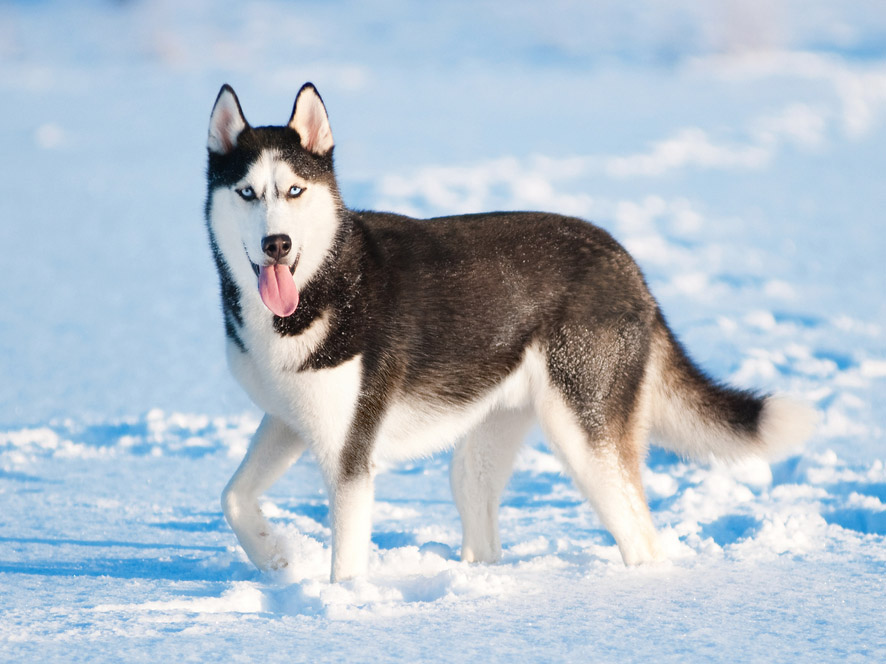
#> input picture 7.CNNObjectDetection/67.image_pyraimd/husky.jpg, 886 x 664 px, found by its file name
$ python sliding_windows.py
#> lines starting #> are read from the running program, lines starting #| are printed output that depends on the picture
# -*- coding: utf-8 -*-
import cv2
import matplotlib.pyplot as plt

def sliding_window(image, pixel_step, sizeOfArea):

    images_list = []

    for y in range(0, image.shape[0] - sizeOfArea[1], pixel_step):
        for x in range(0, image.shape[1] - sizeOfArea[0], pixel_step):

            images_list.append([x, y, image[y : y + sizeOfArea[1], x : x + sizeOfArea[0]]])

    return images_list

img = cv2.imread("C:\\Users\\CASPER\\Desktop\\OpenCV\\MyCodes\\7.CNNObjectDetection\\67.image_pyraimd\\husky.jpg")
#> img is the input picture: shape (664, 886, 3); mean B, G, R 203.8, 191, 177.8
print(img.shape)
#| (664, 886, 3)
img = cv2.cvtColor(img, cv2.COLOR_BGR2RGB)

a = 0
for i in sliding_window(img, 100, (200, 200)):
    print(i[0], i[1])
    plt.figure, plt.imshow(i[2]),plt.title(a), plt.show()
    a += 1
#> this loop made 35 passes
#| 0 0
#| 100 0
#| 200 0
#| 300 0
#| 400 0
#| 500 0
#| 600 0
#| 0 100
#> (further printed lines are left out)
#> pass 1, `plt.figure, plt.imshow(i[2]),plt.title(a), plt.show()`:
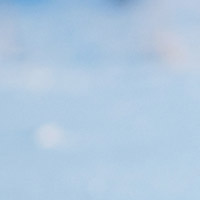
#> shown: shape (200, 200, 3); mean R, G, B 177.1, 201.6, 224.6
#> pass 2, `plt.figure, plt.imshow(i[2]),plt.title(a), plt.show()`:
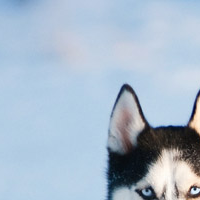
#> shown: shape (200, 200, 3); mean R, G, B 168.2, 185.4, 202.9
#> after the loop, a = 35
